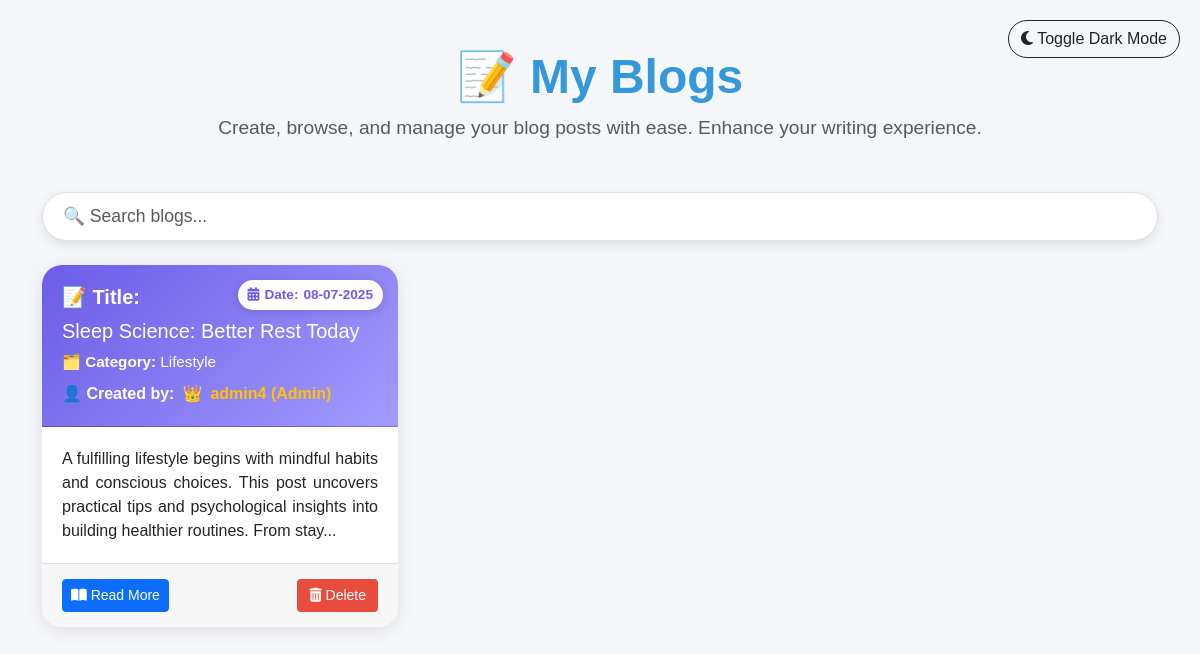
Page /view_blogs on the committed database.
### app/models/blog.py (models this page shows, shortened)
class Blog(db.Model):
    __tablename__ = 'blogs'
    id = db.Column(db.Integer, primary_key=True)
    title = db.Column(db.String(100), nullable=False)
    category = db.Column(db.String(50))
    content = db.Column(db.Text, nullable=False)
    image_url = db.Column(db.String(255))
    user_id = db.Column(db.Integer, db.ForeignKey('users.id'), nullable=False)
    created_at = db.Column(db.DateTime, default=datetime.utcnow)
    due_date = db.Column(db.Date, nullable=True)
    image_filename = db.Column(db.String(255), nullable=True)
    notifications = db.relationship('Notification', back_populates='blog', cascade='all, delete', passive_deletes=True)  # ✅ Add this
    user = db.relationship('User', back_populates='blogs')  # ✅ Changed from 'author'

### app/models/user.py (models this page shows, shortened)
class User(UserMixin, db.Model):
    __tablename__ = 'users'
    id = db.Column(db.Integer, primary_key=True)
    username = db.Column(db.String(150), unique=True, nullable=False)
    email = db.Column(db.String(150), unique=True, nullable=False)
    password_hash = db.Column(db.String(200), nullable=False)
    gender = db.Column(db.String(10))  # male / female / other
    role = db.Column(db.String(20), nullable=False, default='user')
    is_active = db.Column(db.Boolean, default=True)
    last_seen = db.Column(db.DateTime, default=datetime.utcnow)
    notes = db.relationship('Note', back_populates='user', cascade='all, delete-orphan')
    blogs = db.relationship('Blog', back_populates='user', cascade='all, delete-orphan')  # ✅ 'user' now matches Blog model
    notifications = db.relationship('Notification', back_populates='user', cascade='all, delete-orphan')

### app/routes/blog_routes.py (the view)
@blog_bp.route('/view_blogs')
def view_blogs():
    blogs = Blog.query.all()
    return render_template('view_blogs.html', blogs=blogs)

### app/controllers/admin_controller.py (called while the page is built)
def get_settings():
    settings = Settings.query.first()
    if not settings:
        settings = Settings()
        db.session.add(settings)
        db.session.commit()
    return settings

### app/templates/view_blogs.html (shortened to what this page needs)
<!DOCTYPE html>
<html lang="en">
<head>
    <link href="https://cdn.jsdelivr.net/npm/bootstrap@5.3.0/dist/css/bootstrap.min.css" rel="stylesheet" />
    <link href="https://cdnjs.cloudflare.com/ajax/libs/font-awesome/6.4.0/css/all.min.css" rel="stylesheet" />
</head>
<body>
<div class="theme-toggle">
    <button class="btn btn-outline-dark rounded-pill" id="toggleThemeBtn">
        <i class="fas fa-moon"></i> Toggle Dark Mode
    </button>
</div>
<div class="container py-5">
    <div class="page-title">
        <h1 class="fw-bold">📝 My Blogs</h1>
        <p class="text-muted">Create, browse, and manage your blog posts with ease. Enhance your writing experience.</p>
    </div>
    <div class="search-bar mb-4">
        <input type="text" class="form-control form-control-lg" placeholder="🔍 Search blogs..." onkeyup="searchBlogs(this.value)">
    </div>
    <div class="row g-4" id="blogsContainer">
        {% for blog in blogs %}
            <div class="col-md-6 col-lg-4 blog-item">
                <div class="card h-100">
                    <div class="card-header">
                        <h5><strong>📝 Title:</strong> {{ blog.title }}</h5>
                        <div class="category"><strong>🗂️ Category:</strong> {{ blog.category or 'Uncategorized' }}</div>
                        <div class="date-badge">
                            <i class="fas fa-calendar-alt"></i>
                            <strong>Date:</strong> {{ blog.created_at.strftime('%d-%m-%Y') }}
                        </div>
                        {% if blog.user %}
                            <div class="mt-2 d-flex align-items-center gap-2">
                                <strong>👤 Created by:</strong>
                                {% if blog.user.role == 'admin' %}
                                    👑 <span class="fw-bold text-warning">{{ blog.user.username }} (Admin)</span>
                                {% endif %}
                            </div>
                        {% endif %}
                    </div>
                    <div class="card-body">
                        <p class="card-text">{{ blog.content[:180] }}...</p>
                    </div>
                    <div class="card-footer">
                        <button class="btn btn-sm btn-primary" data-bs-toggle="modal" data-bs-target="#blogModal{{ blog.id }}">
                            <i class="fas fa-book-open"></i> Read More
                        </button>
                        <form action="{{ url_for('blogs.delete_blog', blog_id=blog.id) }}" method="POST" class="d-inline">
                            <button type="submit" class="btn btn-sm btn-danger" data-bs-toggle="tooltip" data-bs-placement="top" title="Delete this blog">
                                <i class="fas fa-trash-alt"></i> Delete
                            </button>
                        </form>
                    </div>
                </div>
            </div>
        {% endfor %}
    </div>
</div>
</body>
</html>

### app/templates/view_blogs.html (style rules this page uses)
body { background-color: #f5f7fa; font-family: 'Arial', sans-serif; color: #333; transition: background-color 0.3s, color 0.3s; }
.theme-toggle { position: fixed; top: 20px; right: 20px; z-index: 999; }
.search-bar input { border-radius: 25px; box-shadow: 0 4px 12px rgba(0, 0, 0, 0.1); padding: 10px 20px; font-size: 1.1rem; }
.card { border: none; border-radius: 20px; box-shadow: 0 4px 20px rgba(0,0,0,0.1); overflow: hidden; transition: transform 0.3s, box-shadow 0.3s ease-in-out; background-color: #fff; }
.card-header { background: linear-gradient(135deg, #6c5ce7, #a29bfe); color: white; padding: 20px; position: relative; }
.card-header h5, .card-header .category { margin: 0; }
.card-header h5 { margin: 0; font-size: 1.25rem; display: flex; align-items: flex-start; gap: 10px; flex-wrap: wrap; word-break: break-word; }
.card-header .category { font-size: 0.95rem; margin-top: 8px; }
.date-badge { position: absolute; top: 15px; right: 15px; background-color: #fff; color: #6c5ce7; font-size: 0.85rem; font-weight: 600; padding: 5px 10px; border-radius: 20px; display: flex; align-items: center; gap: 5px; box-shadow: 0 2px 8px rgba(0,0,0,0.15); }
.card-body { padding: 20px; font-size: 1rem; }
.card-body p { text-align: justify; }
.card-footer { background: #f7f7f7; border-top: 1px solid #e0e0e0; display: flex; justify-content: space-between; padding: 15px 20px; }
.btn-danger { background-color: #e74c3c; border: none; padding: 6px 12px; transition: background-color 0.3s ease; }
.page-title { text-align: center; margin-bottom: 50px; }
.page-title h1 { font-weight: 600; font-size: 3rem; color: #3498db; }
.page-title p { color: #7f8c8d; font-size: 1.2rem; }

### rows in the picture
Blog: title "Sleep Science: Better Rest Today", category "Lifestyle", created_at "08-07-2025", user.username "admin4", content "A fulfilling lifestyle begins with mindful habits and conscious choices. This post uncovers practical tips and psychological insights into building healthier routines. From stay"
